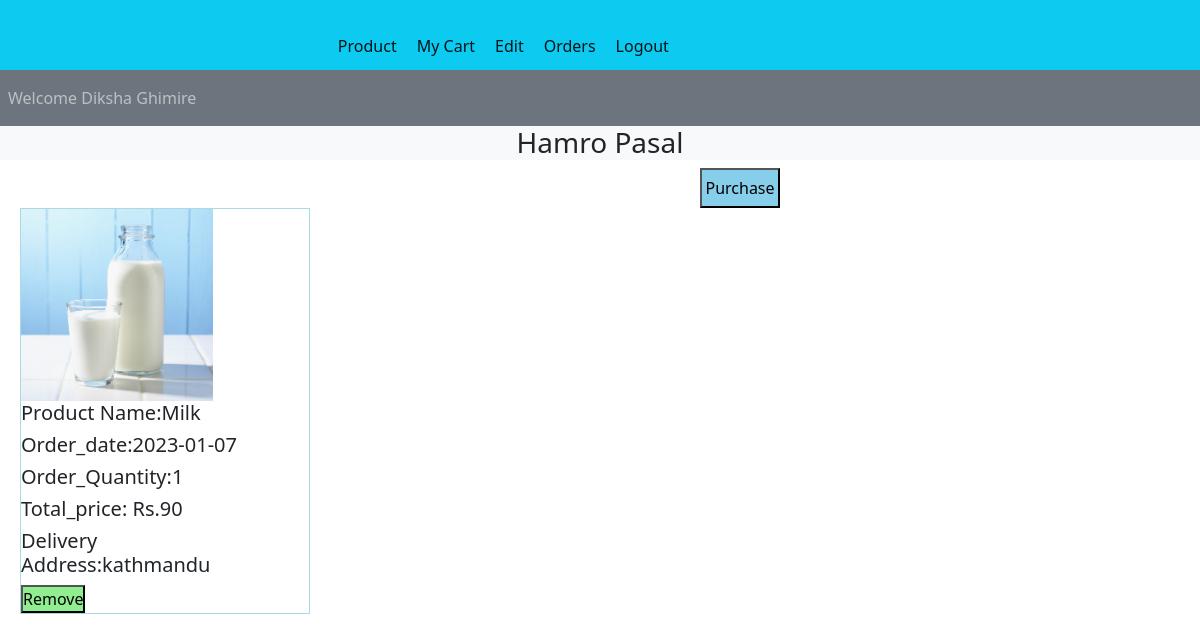
Page /customer/cart.php (signed in) on the committed database.
### tables this page shows
CREATE TABLE `cart` (
  `id` int(11) NOT NULL,
  `customer_id` int(11) DEFAULT NULL,
  `seller_id` int(11) DEFAULT NULL,
  `product_id` int(11) DEFAULT NULL,
  `order_date` date DEFAULT NULL,
  `order_quantity` int(11) DEFAULT NULL,
  `total_price` int(11) DEFAULT NULL,
  `delivery_address` varchar(50) DEFAULT NULL,
  `status` tinyint(1) NOT NULL
);

CREATE TABLE `product` (
  `id` int(11) NOT NULL,
  `name` varchar(50) DEFAULT NULL,
  `photo` varchar(500) DEFAULT NULL,
  `seller_id` int(11) DEFAULT NULL,
  `category_id` int(11) DEFAULT NULL,
  `price` int(11) DEFAULT NULL,
  `tag` varchar(50) DEFAULT NULL,
  `quantity` int(11) DEFAULT NULL,
  `expiry_date` date DEFAULT NULL,
  `description` varchar(2000) DEFAULT NULL,
  `status` int(11) NOT NULL
);

### customer/cart.php (the view, shortened to what this page needs)
<?php
include 'nav.php';
include '../connection.php';
$getscustomer_id=$_SESSION['customerid'];
$product="SELECT cart.id,product.name, product.photo, cart.order_date,cart.total_price,cart.order_quantity,cart.delivery_address,cart.status FROM product LEFT JOIN cart ON product.id = cart.product_id where customer_id='$getscustomer_id' && cart.status='0'";
$fetch=mysqli_query($con,$product);
?>
<!DOCTYPE html>
<html>
<head>
</head>
<body>
	<form method="POST" action="cartoptions.php">
		<input type="submit" name="buyall" value="Purchase" style="width: 80px; height: 40px; background-color: skyblue; transform: translateX(700px);">
	</form>
  <?php
foreach($fetch as $value){?>
<div style="float: left; border:solid lightblue 1px ; margin-left: 20px; ">
	<tr><img src="<?php echo $value["photo"]  ?> " style="width:2in; height:2in; margin-right:1in; display:flex;"></tr>
<div style="width: 270px; "><tr><h5 style="" > Product Name:<?php echo $value['name']; ?> </h5></tr>
	<tr><h5 style="" > Order_date:<?php echo $value["order_date"]  ?> </h5></tr>
<tr><h5 style="" >Order_Quantity:<?php echo $value["order_quantity"]  ?> </h5></tr>
<tr><h5 style="" > Total_price: Rs.<?php echo $value["total_price"]  ?> </h5></tr>
<tr><h5 style="" > Delivery Address:<?php echo $value["delivery_address"]  ?> </h5></tr>
<form method="POST" action="cartoptions.php"> <input type="hidden" name="cart_id" value="<?php echo  $value["id"] ?>"><input type="submit" name="remove_id" value="Remove" style="background-color: lightgreen;">
</tr></div>
  </div>
<?php
}
?>
</body>
</html>

### customer/style.css (style rules this page uses)
* { margin:0; padding: 0; box-sizing: border-box; }

### rows in the picture
cart: product.photo (picture), product.name "Milk", order_date "2023-01-07", order_quantity "1", total_price "90", delivery_address "kathmandu"

### other values in the picture
$_SESSION['customername'] "Diksha Ghimire"
